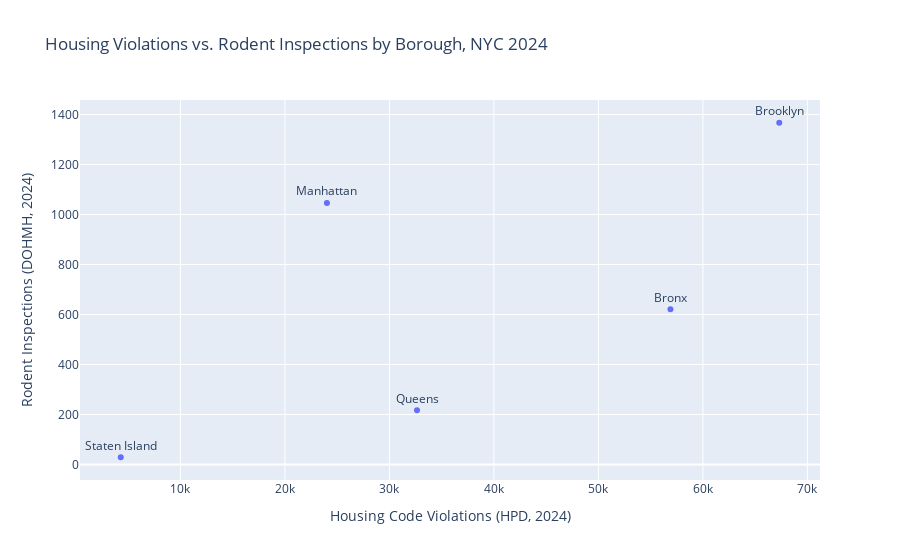

The notebook cell this image was saved under:
### Markdown cell above
## Visual 1 – Scatter plot: Violations vs Rodent Inspections

This scatter plot compares the **raw counts** for each borough:

- x axis: total HPD housing violations in 2024  
- y axis: total DOHMH rodent inspections in 2024  
- Each point represents one borough and is labeled with the borough name

This lets me see whether boroughs with more housing violations also tend to have more rodent inspections.

### Code cell
fig = px.scatter(
    combined_clean,
    x="hpd_violations_2024",
    y="rat_inspections_2024",
    text="Borough",
    hover_name="Borough",
    labels={
        "hpd_violations_2024": "Housing Code Violations (HPD, 2024)",
        "rat_inspections_2024": "Rodent Inspections (DOHMH, 2024)",
    },
    title="Housing Violations vs. Rodent Inspections by Borough, NYC 2024"
)

fig.update_traces(textposition="top center")

fig.show()

### Figure 1 — Plotly figure (JSON) as saved in the notebook; plotly's stock layout.template omitted (floating-point values rounded to 4 significant figures)
{"data": [{"hovertemplate": "<b>%{hovertext}</b><br><br>Housing Code Violations (HPD, 2024)=%{x}<br>Rodent Inspections (DOHMH, 2024)=%{y}<br>Borough=%{text}<extra></extra>", "hovertext": ["Bronx", "Brooklyn", "Manhattan", "Queens", "Staten Island"], "legendgroup": "", "marker": {"color": "#636efa", "symbol": "circle"}, "mode": "markers+text", "name": "", "orientation": "v", "showlegend": false, "text": ["Bronx", "Brooklyn", "Manhattan", "Queens", "Staten Island"], "textposition": "top center", "type": "scatter", "x": [56893, 67306, 24018, 32638, 4287], "xaxis": "x", "y": [621, 1367, 1046, 217, 29], "yaxis": "y"}], "layout": {"legend": {"tracegroupgap": 0}, "title": {"text": "Housing Violations vs. Rodent Inspections by Borough, NYC 2024"}, "xaxis": {"anchor": "y", "domain": [0, 1], "title": {"text": "Housing Code Violations (HPD, 2024)"}}, "yaxis": {"anchor": "x", "domain": [0, 1], "title": {"text": "Rodent Inspections (DOHMH, 2024)"}}}}
